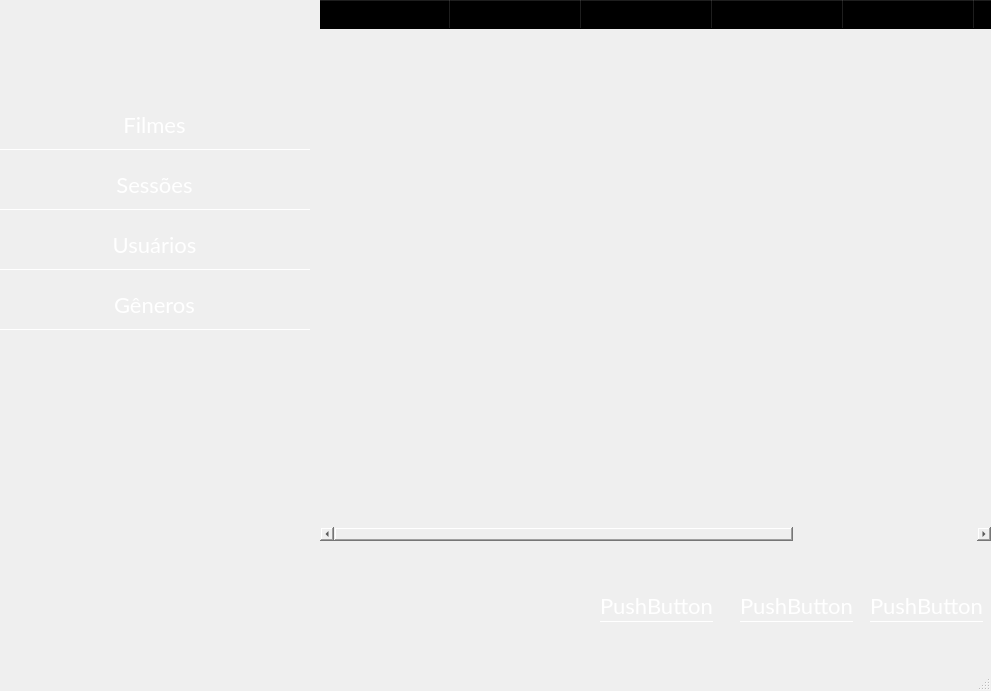
<?xml version="1.0" encoding="UTF-8"?>
<ui version="4.0">
 <class>MainWindow</class>
 <widget class="QMainWindow" name="MainWindow">
  <property name="geometry">
   <rect>
    <x>0</x>
    <y>0</y>
    <width>991</width>
    <height>691</height>
   </rect>
  </property>
  <property name="windowTitle">
   <string>MainWindow</string>
  </property>
  <widget class="QWidget" name="centralwidget">
   <property name="font">
    <font>
     <family>Lato</family>
     <pointsize>16</pointsize>
    </font>
   </property>
   <property name="styleSheet">
    <string notr="true">QPushButton{
	border: none;
	border-bottom: 1px solid white;
	background: transparent;
	font-family: &quot;Lato&quot;;
	font-size: 22px;
	color: white;
}</string>
   </property>
   <widget class="QWidget" name="widget" native="true">
    <property name="geometry">
     <rect>
      <x>300</x>
      <y>-10</y>
      <width>691</width>
      <height>651</height>
     </rect>
    </property>
    <property name="styleSheet">
     <string notr="true">QWidget{
	background: transparent;
}</string>
    </property>
    <widget class="QTableWidget" name="tableWidget">
     <property name="geometry">
      <rect>
       <x>20</x>
       <y>10</y>
       <width>671</width>
       <height>541</height>
      </rect>
     </property>
     <property name="font">
      <font>
       <pointsize>16</pointsize>
      </font>
     </property>
     <property name="styleSheet">
      <string notr="true">QTableWidget{
	border-radius: 0px;
}</string>
     </property>
     <attribute name="horizontalHeaderDefaultSectionSize">
      <number>131</number>
     </attribute>
     <column>
      <property name="text">
       <string>Código</string>
      </property>
      <property name="font">
       <font>
        <pointsize>16</pointsize>
        <weight>75</weight>
        <bold>true</bold>
       </font>
      </property>
     </column>
     <column>
      <property name="text">
       <string>Nome</string>
      </property>
      <property name="font">
       <font>
        <pointsize>16</pointsize>
        <weight>75</weight>
        <bold>true</bold>
       </font>
      </property>
     </column>
     <column>
      <property name="text">
       <string>Duraçao</string>
      </property>
      <property name="font">
       <font>
        <pointsize>16</pointsize>
        <weight>75</weight>
        <bold>true</bold>
       </font>
      </property>
     </column>
     <column>
      <property name="text">
       <string>Gênero</string>
      </property>
      <property name="font">
       <font>
        <pointsize>16</pointsize>
        <weight>75</weight>
        <bold>true</bold>
       </font>
      </property>
     </column>
     <column>
      <property name="text">
       <string>Audio</string>
      </property>
      <property name="font">
       <font>
        <pointsize>16</pointsize>
        <weight>75</weight>
        <bold>true</bold>
       </font>
      </property>
     </column>
     <column>
      <property name="text">
       <string>Classificação</string>
      </property>
      <property name="font">
       <font>
        <pointsize>16</pointsize>
        <weight>75</weight>
        <bold>true</bold>
       </font>
      </property>
     </column>
     <column>
      <property name="text">
       <string>Estado</string>
      </property>
      <property name="font">
       <font>
        <pointsize>16</pointsize>
        <weight>75</weight>
        <bold>true</bold>
       </font>
      </property>
     </column>
    </widget>
    <widget class="QPushButton" name="pushButton">
     <property name="geometry">
      <rect>
       <x>570</x>
       <y>600</y>
       <width>113</width>
       <height>32</height>
      </rect>
     </property>
     <property name="text">
      <string>PushButton</string>
     </property>
    </widget>
    <widget class="QPushButton" name="pushButton_2">
     <property name="geometry">
      <rect>
       <x>440</x>
       <y>600</y>
       <width>113</width>
       <height>32</height>
      </rect>
     </property>
     <property name="text">
      <string>PushButton</string>
     </property>
    </widget>
    <widget class="QPushButton" name="pushButton_3">
     <property name="geometry">
      <rect>
       <x>300</x>
       <y>600</y>
       <width>113</width>
       <height>32</height>
      </rect>
     </property>
     <property name="text">
      <string>PushButton</string>
     </property>
    </widget>
   </widget>
   <widget class="QWidget" name="widget_2" native="true">
    <property name="geometry">
     <rect>
      <x>-1</x>
      <y>-1</y>
      <width>311</width>
      <height>651</height>
     </rect>
    </property>
    <property name="styleSheet">
     <string notr="true">QWidget{
	background: transparent;
}</string>
    </property>
    <widget class="QPushButton" name="genButton">
     <property name="geometry">
      <rect>
       <x>0</x>
       <y>280</y>
       <width>311</width>
       <height>51</height>
      </rect>
     </property>
     <property name="text">
      <string>Gêneros</string>
     </property>
    </widget>
    <widget class="QPushButton" name="usuButton">
     <property name="geometry">
      <rect>
       <x>0</x>
       <y>220</y>
       <width>311</width>
       <height>51</height>
      </rect>
     </property>
     <property name="text">
      <string>Usuários</string>
     </property>
    </widget>
    <widget class="QPushButton" name="filmesButton">
     <property name="geometry">
      <rect>
       <x>0</x>
       <y>100</y>
       <width>311</width>
       <height>51</height>
      </rect>
     </property>
     <property name="text">
      <string>Filmes</string>
     </property>
    </widget>
    <widget class="QPushButton" name="sessaoButton">
     <property name="geometry">
      <rect>
       <x>0</x>
       <y>160</y>
       <width>311</width>
       <height>51</height>
      </rect>
     </property>
     <property name="text">
      <string>Sessões</string>
     </property>
    </widget>
   </widget>
  </widget>
  <widget class="QMenuBar" name="menubar">
   <property name="geometry">
    <rect>
     <x>0</x>
     <y>0</y>
     <width>991</width>
     <height>22</height>
    </rect>
   </property>
  </widget>
  <widget class="QStatusBar" name="statusbar"/>
 </widget>
 <resources/>
 <connections/>
</ui>
